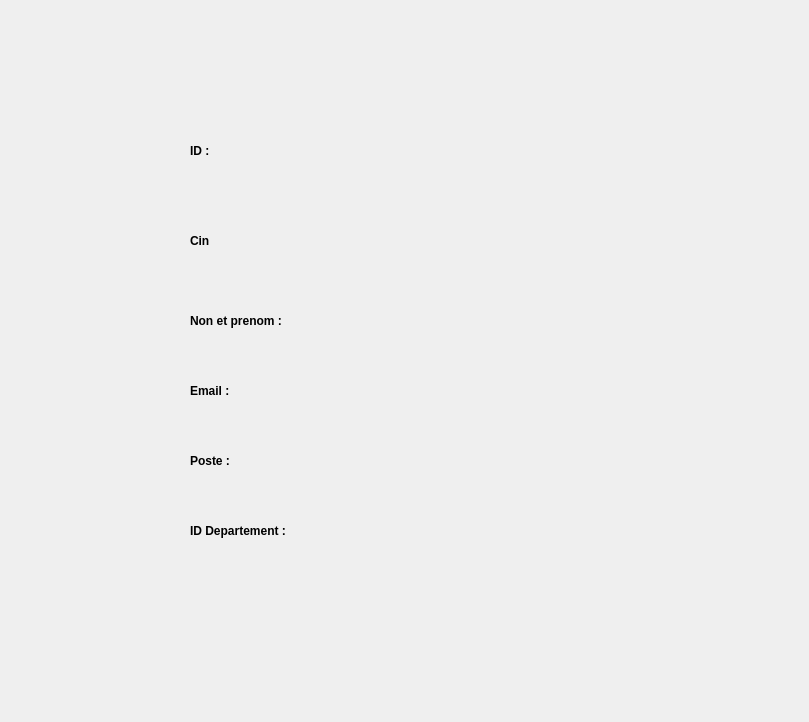
<?xml version="1.0" encoding="UTF-8"?>
<ui version="4.0">
 <class>profil</class>
 <widget class="QDialog" name="profil">
  <property name="geometry">
   <rect>
    <x>0</x>
    <y>0</y>
    <width>809</width>
    <height>722</height>
   </rect>
  </property>
  <property name="windowTitle">
   <string>Dialog</string>
  </property>
  <widget class="QWidget" name="widgetConteneur" native="true">
   <property name="geometry">
    <rect>
     <x>30</x>
     <y>100</y>
     <width>751</width>
     <height>521</height>
    </rect>
   </property>
   <widget class="QLabel" name="label_4">
    <property name="geometry">
     <rect>
      <x>160</x>
      <y>200</y>
      <width>121</width>
      <height>41</height>
     </rect>
    </property>
    <property name="styleSheet">
     <string notr="true">QLabel {
    color: #000000;                /* Couleur noire */
    font-weight: bold;             /* Texte en gras (facultatif) */
}
</string>
    </property>
    <property name="text">
     <string>Non et prenom :</string>
    </property>
   </widget>
   <widget class="QLabel" name="ID">
    <property name="geometry">
     <rect>
      <x>160</x>
      <y>30</y>
      <width>121</width>
      <height>41</height>
     </rect>
    </property>
    <property name="styleSheet">
     <string notr="true">QLabel {
    color: #000000;                /* Couleur noire */
    font-weight: bold;             /* Texte en gras (facultatif) */
}

</string>
    </property>
    <property name="text">
     <string>ID :</string>
    </property>
   </widget>
   <widget class="QLabel" name="ID_D">
    <property name="geometry">
     <rect>
      <x>160</x>
      <y>410</y>
      <width>121</width>
      <height>41</height>
     </rect>
    </property>
    <property name="styleSheet">
     <string notr="true">QLabel {
    color: #000000;                /* Couleur noire */
    font-weight: bold;             /* Texte en gras (facultatif) */
}
</string>
    </property>
    <property name="text">
     <string>ID Departement :</string>
    </property>
   </widget>
   <widget class="QLabel" name="Poste">
    <property name="geometry">
     <rect>
      <x>360</x>
      <y>350</y>
      <width>291</width>
      <height>41</height>
     </rect>
    </property>
    <property name="styleSheet">
     <string notr="true"/>
    </property>
    <property name="text">
     <string/>
    </property>
   </widget>
   <widget class="QLabel" name="Email">
    <property name="geometry">
     <rect>
      <x>360</x>
      <y>270</y>
      <width>291</width>
      <height>41</height>
     </rect>
    </property>
    <property name="styleSheet">
     <string notr="true"/>
    </property>
    <property name="text">
     <string/>
    </property>
   </widget>
   <widget class="QLabel" name="ID_Emp">
    <property name="geometry">
     <rect>
      <x>360</x>
      <y>40</y>
      <width>291</width>
      <height>31</height>
     </rect>
    </property>
    <property name="styleSheet">
     <string notr="true"/>
    </property>
    <property name="text">
     <string/>
    </property>
   </widget>
   <widget class="QLabel" name="CIN">
    <property name="geometry">
     <rect>
      <x>360</x>
      <y>120</y>
      <width>291</width>
      <height>31</height>
     </rect>
    </property>
    <property name="styleSheet">
     <string notr="true"/>
    </property>
    <property name="text">
     <string/>
    </property>
   </widget>
   <widget class="QLabel" name="label_2">
    <property name="geometry">
     <rect>
      <x>160</x>
      <y>340</y>
      <width>121</width>
      <height>41</height>
     </rect>
    </property>
    <property name="styleSheet">
     <string notr="true">QLabel {
    color: #000000;                /* Couleur noire */
    font-weight: bold;             /* Texte en gras (facultatif) */
}
</string>
    </property>
    <property name="text">
     <string>Poste :</string>
    </property>
   </widget>
   <widget class="QLabel" name="Nom">
    <property name="geometry">
     <rect>
      <x>360</x>
      <y>200</y>
      <width>291</width>
      <height>31</height>
     </rect>
    </property>
    <property name="styleSheet">
     <string notr="true"/>
    </property>
    <property name="text">
     <string/>
    </property>
   </widget>
   <widget class="QLabel" name="label_3">
    <property name="geometry">
     <rect>
      <x>160</x>
      <y>120</y>
      <width>121</width>
      <height>41</height>
     </rect>
    </property>
    <property name="styleSheet">
     <string notr="true">QLabel {
    color: #000000;                /* Couleur noire */
    font-weight: bold;             /* Texte en gras (facultatif) */
}
</string>
    </property>
    <property name="text">
     <string>Cin</string>
    </property>
   </widget>
   <widget class="QLabel" name="label_12">
    <property name="geometry">
     <rect>
      <x>160</x>
      <y>270</y>
      <width>121</width>
      <height>41</height>
     </rect>
    </property>
    <property name="styleSheet">
     <string notr="true">QLabel {
    color: #000000;                /* Couleur noire */
    font-weight: bold;             /* Texte en gras (facultatif) */
}
</string>
    </property>
    <property name="text">
     <string>Email :</string>
    </property>
   </widget>
   <widget class="QLabel" name="ID_Dep">
    <property name="geometry">
     <rect>
      <x>360</x>
      <y>420</y>
      <width>291</width>
      <height>31</height>
     </rect>
    </property>
    <property name="styleSheet">
     <string notr="true"/>
    </property>
    <property name="text">
     <string/>
    </property>
   </widget>
  </widget>
 </widget>
 <resources/>
 <connections/>
</ui>
